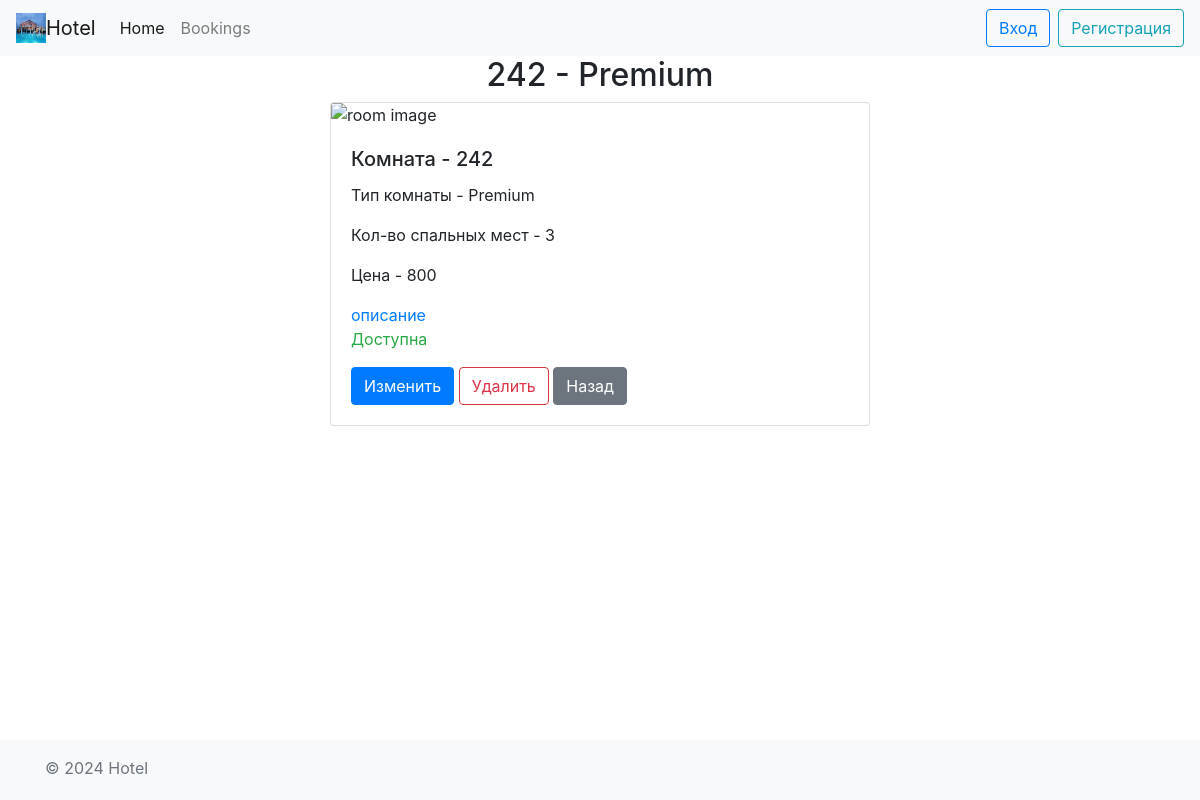
/6/, run on the app's committed database.
### rooms/models.py (models this page shows, shortened)
class Room(models.Model):
    id = models.AutoField(primary_key=True)
    room_type = models.ForeignKey(RoomType, on_delete=models.CASCADE)
    number = models.IntegerField()
    beds = models.IntegerField()
    price = models.IntegerField()
    is_available = models.BooleanField(default=True)
    image = models.ImageField(upload_to='room_images/', null=True, blank=True)
    description = models.TextField(null=True, blank=True)
    is_deleted = models.BooleanField(default=False)

class RoomType(models.Model):
    id = models.AutoField(primary_key=True)
    name = models.CharField(max_length=50)
    description = models.TextField(null=True, blank=True)

### rooms/views.py (the view)
# urls.py: path('<int:room_id>/', views.room_detail, name='room_detail'),
def room_detail(request, room_id):
    room = Room.objects.get(id=room_id)
    return render(request, 'rooms/room_detail.html', {'room': room})

### templates/rooms/room_detail.html (shortened to what this page needs)
{% extends 'layout.html' %}
{% block content %}
    <div class="row">
        <div class="col-3"></div>
        <div class="col-6">
            <h2 class="text-center">{{ room.number }} - {{ room.room_type.name }}</h2>
            <div class="card">
                <img src="https://i.ytimg.com/vi/7niYPpflrRc/maxresdefault.jpg" class="card-img-top" alt="room image">
                <div class="card-body">
                    <h5 class="card-title">Комната - {{ room.number }}</h5>
                    <p class="card-text">Тип комнаты - {{ room.room_type.name }}</p>
                    <p class="card-text">Кол-во спальных мест - {{ room.beds }}</p>
                    <p class="card-text">Цена - {{ room.price }}</p>
                    <a data-toggle="collapse" href="#collapseExample" role="button"
                       aria-expanded="false" aria-controls="collapseExample">
                        описание
                    </a>
                    <p class="card-text {% if room.is_available %}text-success{% else %}text-danger{% endif %}">
                        {% if room.is_available %}Доступна{% else %}Недоступна{% endif %}</p>
                    <a href="{% url 'room_update' room_id=room.id %}" class="btn btn-primary">Изменить</a>
                    <button type="button" class="btn btn-outline-danger" data-toggle="modal"
                            data-target="#deleteModal">
                        Удалить
                    </button>
                    <a href="{% url 'room_list' %}" class="btn btn-secondary">Назад</a>
                </div>
            </div>
        </div>
        <div class="col-3"></div>
    </div>
{% endblock %}

### data on the page
Room: number "242", room_type.name "Premium", beds "3", price "800"
